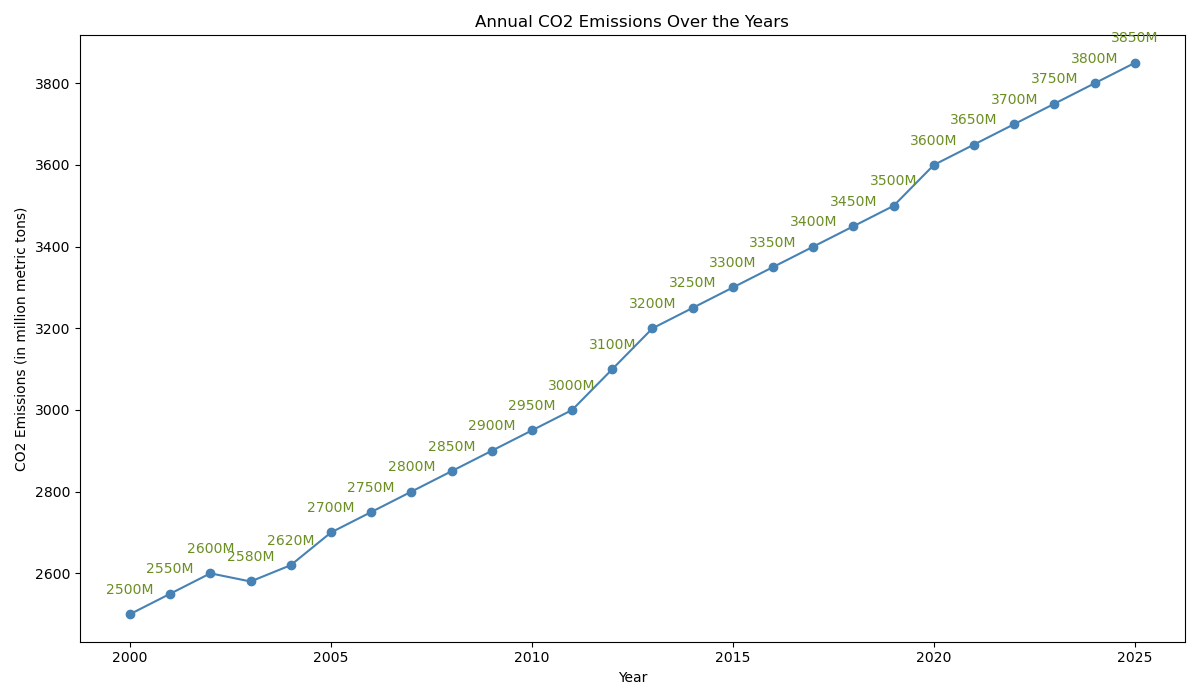

The Python source for this figure:

import matplotlib.pyplot as plt

years = [
    2000, 2001, 2002, 2003, 2004, 2005,
    2006, 2007, 2008, 2009, 2010, 2011,
    2012, 2013, 2014, 2015, 2016, 2017,
    2018, 2019, 2020, 2021, 2022, 2023,
    2024, 2025
]

co2_emissions = [
    2500, 2550, 2600, 2580, 2620, 2700,
    2750, 2800, 2850, 2900, 2950, 3000,
    3100, 3200, 3250, 3300, 3350, 3400,
    3450, 3500, 3600, 3650, 3700, 3750,
    3800, 3850
]

plt.figure(figsize=(12, 7))
plt.plot(years, co2_emissions, marker='o', color="#4682B4")

for year, emission in zip(years, co2_emissions):
    plt.text(year, emission + 50, f'{emission}M', ha='center', color='#6B8E23')

plt.title("Annual CO2 Emissions Over the Years")
plt.xlabel("Year")
plt.ylabel("CO2 Emissions (in million metric tons)")

plt.tight_layout()
plt.show()
